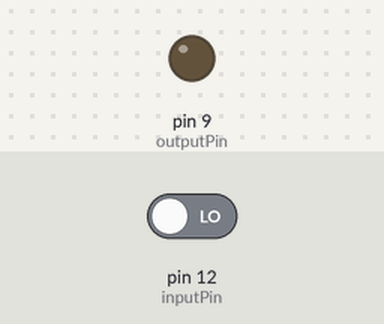
A sketch run on a simulated Arduino Uno, built with avr-gcc and run on an emulated ATmega328P. On the bench: output pins drawn as LEDs (lit = HIGH). The inputs (shaded band) are chosen by the test bench; at power-on: pin 12 (inputPin) LOW.

Above: at 1.2 s.
1.3 s: pin 12 (inputPin) driven HIGH
At 2.0 s:
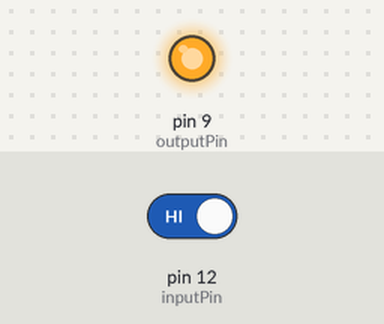
2.8 s: pin 12 (inputPin) driven LOW
At 3.2 s:
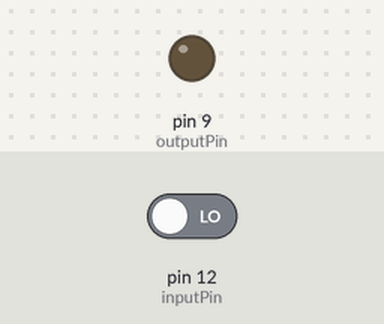
Timing chart, 0 to 5.8 s (numbered marks = the images above; inputs shaded):
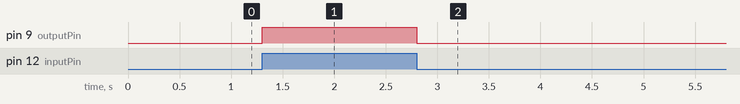

Measured:
- after the input at 1.3 s, pin 9 (outputPin): LOW → HIGH at once
- after the input at 2.8 s, pin 9 (outputPin): HIGH → LOW at once

The sketch:

Task9.ino
```cpp
const int inputPin = 12;
const int outputPin = 9;
boolean theSwitch = LOW;
void setup()
{
  pinMode(inputPin,INPUT);
  pinMode(outputPin,OUTPUT);
}

void loop()
{
  theSwitch = digitalRead(inputPin);
  if(theSwitch == HIGH)
  {
    digitalWrite(outputPin,HIGH);
  }
  else
  {
    digitalWrite(outputPin,LOW);
  }
  delay(20);
}
```
